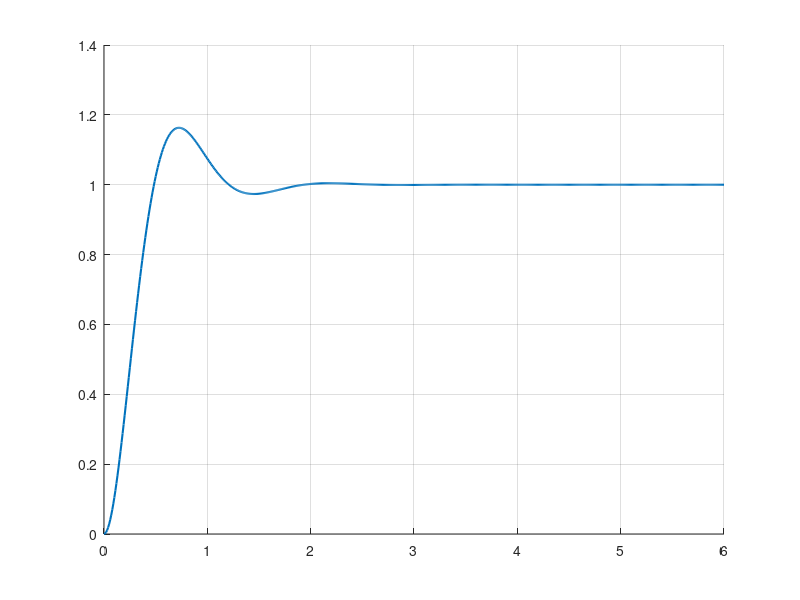

MATLAB code to generate this figure: (Note: this script raises an error after producing the figure.)
clc;
zeta = 0.5;    % Damping ratios
wn = [5 10 20];   % Natural frequency

figure;
hold on;
grid on;

for i = 1:length(wn)
    sys = tf(wn(i)^2,[1 2*zeta*wn(i) wn(i)^2]);
    t = 0:0.01:6;
    [y,t_out] = step(sys,t);
    plot(t_out,y,'LineWidth',1.5)
    fprintf('\nFor wn = %.2f\n', wn(i));
    info = stepinfo(sys);    % Get time specifications
    index = find(y >= 0.5, 1);
    Delay_time = t_out(index);
    Rise_time = info.RiseTime;
    Settling_time = info.SettlingTime;
    peak_time = info.PeakTime;
    overshoot = info.Overshoot;
    fprintf('Delay time: %.4f s\n', Delay_time);
    fprintf('Rise time: %.4f s\n', Rise_time);
    fprintf('Settling time: %.4f s\n', Settling_time);
    fprintf('Peak time: %.4f s\n', peak_time);
    fprintf('Overshoot: %.4f%%\n', overshoot);
end

legend('\omega_n = 5','\omega_n = 10','\omega_n = 20');
title('Step Response for Different Natural frequency (\zeta = 0.5)');
xlabel('Time (sec)');
ylabel('Output');
